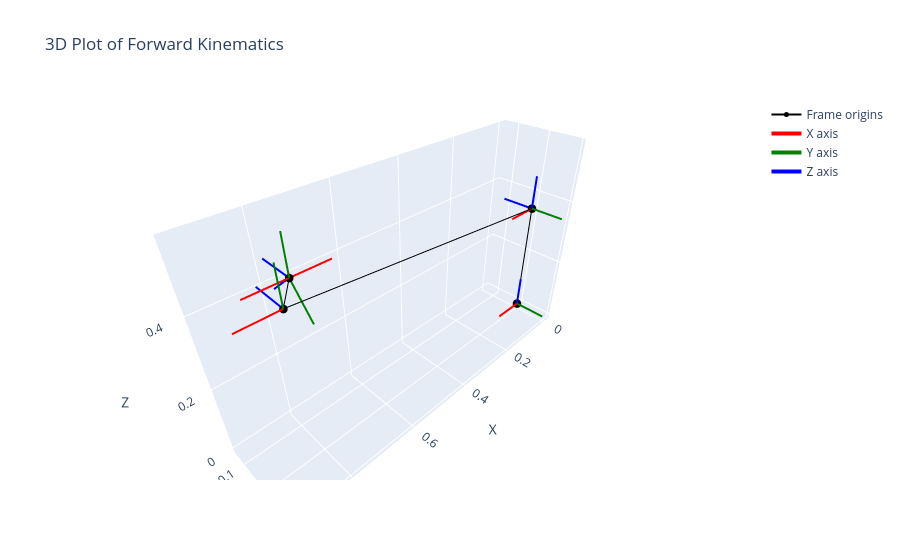

Notebook code for this chart:
### Code cell
# Creating a function

parameters = (d1, theta_y, theta_p, a_b, h_b, camera_beam_offset, camera_height, camera_offset_from_beam_centre, camera_angle_deg)

_var_d1 = 0.353
_var_theta_y = 0.0
_var_theta_p = 0.0
_var_a_b = 0.83
_var_h_b = 0.0761
_var_camera_beam_offset = -0.043
_var_camera_height = 0.029
_var_camera_offset_from_beam_centre = 0.04
_var_camera_angle_deg = 40

_ffk = sp.lambdify(parameters, Full_forward_kinematics, modules='numpy')

_fT01 = sp.lambdify(parameters, Individual_transformation_matrices[0], modules='numpy')
_fT12 = sp.lambdify(parameters, Individual_transformation_matrices[1], modules='numpy')
_fT23 = sp.lambdify(parameters, Individual_transformation_matrices[2], modules='numpy')
_fT34 = sp.lambdify(parameters, Individual_transformation_matrices[3], modules='numpy')
_ftT45 = sp.lambdify(parameters, Individual_transformation_matrices[4], modules='numpy')

# Example calculation
T_cam = _ffk(
    _var_d1,
    _var_theta_y,
    _var_theta_p,
    _var_a_b,
    _var_h_b,
    _var_camera_beam_offset,
    _var_camera_height,
    _var_camera_offset_from_beam_centre,
    _var_camera_angle_deg
)

print("=== Full Forward Kinematics ===")
print(T_cam)

# Checking
print("=== Checking the individual transformation matrices ===")

_fkin_args = (
    _var_d1,
    _var_theta_y,
    _var_theta_p,
    _var_a_b,
    _var_h_b,
    _var_camera_beam_offset,
    _var_camera_height,
    _var_camera_offset_from_beam_centre,
    _var_camera_angle_deg
)

T01 = _fT01(*_fkin_args)
T12 = _fT12(*_fkin_args)
T23 = _fT23(*_fkin_args)
T34 = _fT34(*_fkin_args)
T45 = _ftT45(*_fkin_args)

#Matrix multiplication
T_cam_check = T01 @ T12 @ T23 @ T34 @ T45

print(T_cam_check)
matrices_correct = False

if np.allclose(T_cam, T_cam_check):
    print("The individual transformation matrices are correct.")
    matrices_correct = True
else:
    raise ValueError("The individual transformation matrices are not correct. Please check the calculations.")


if matrices_correct:
    Base_coords = np.array([[1, 0, 0, 0], [0, 1, 0, 0], [0, 0, 1, 0], [0, 0, 0, 1]])

    Frame_coords = [Base_coords]

    # Calculating the coordinates of each frame
    F1_coords = T01 @ Base_coords
    F2_coords = T01 @ T12 @ Base_coords
    F3_coords = T01 @ T12 @ T23 @ Base_coords
    F4_coords = T01 @ T12 @ T23 @ T34 @ Base_coords
    Fcam_coords = T01 @ T12 @ T23 @ T34 @ T45 @ Base_coords

    Frame_coords.append(F1_coords)
    Frame_coords.append(F2_coords)
    Frame_coords.append(F3_coords)
    Frame_coords.append(F4_coords)
    Frame_coords.append(Fcam_coords)

# Plot frame origins and coordinate systems in 3D using Plotly
origins = np.array([frame[:3, 3] for frame in Frame_coords], dtype=float)
rotations = np.array([frame[:3, :3] for frame in Frame_coords], dtype=float)

fig = go.Figure()

# Plot frame origins
fig.add_trace(go.Scatter3d(
    x=origins[:, 0],
    y=origins[:, 1],
    z=origins[:, 2],
    mode='markers+lines',
    marker=dict(size=5),
    line=dict(color='black', width=2),
    name='Frame origins'
))

# Plot coordinate axes for each frame
axis_length = 0.1
axis_colors = ['red', 'green', 'blue']
axis_names = ['X axis', 'Y axis', 'Z axis']

for axis in range(3):
    x_values, y_values, z_values = [], [], []

    for origin, rotation in zip(origins, rotations):
        endpoint = origin + axis_length * rotation[:, axis]

        x_values.extend([origin[0], endpoint[0], None])
        y_values.extend([origin[1], endpoint[1], None])
        z_values.extend([origin[2], endpoint[2], None])

    fig.add_trace(go.Scatter3d(
        x=x_values,
        y=y_values,
        z=z_values,
        mode='lines',
        line=dict(color=axis_colors[axis], width=4),
        name=axis_names[axis]
    ))

fig.update_layout(
    scene=dict(
        xaxis_title='X',
        yaxis_title='Y',
        zaxis_title='Z',
        aspectmode='data'
    ),
    title='3D Plot of Forward Kinematics'
)

fig.show()

### Figure 1 — Plotly figure (JSON) as saved in the notebook; plotly's stock layout.template omitted (floating-point values rounded to 4 significant figures)
{"data": [{"line": {"color": "black", "width": 2}, "marker": {"size": 5}, "mode": "markers+lines", "name": "Frame origins", "type": "scatter3d", "x": [0.0, 0.0, 0.0, 0.83, 0.787, 0.787], "y": [0.0, 0.0, 0.0, 0.0, -0.04, -0.04], "z": [0.0, 0.353, 0.353, 0.4291, 0.4581, 0.4581]}, {"line": {"color": "red", "width": 4}, "mode": "lines", "name": "X axis", "type": "scatter3d", "x": [0, 0.1, null, 0, 0.1, null, 0, 0.1, null, 0.83, 0.93, null, 0.787, 0.887, null, 0.787, 0.687, null], "y": [0, 0, null, 0, 0, null, 0, 0, null, 0, 0, null, -0.04, -0.04, null, -0.04, -0.04, null], "z": [0, 0, null, 0.353, 0.353, null, 0.353, 0.353, null, 0.4291, 0.4291, null, 0.4581, 0.4581, null, 0.4581, 0.4581, null]}, {"line": {"color": "green", "width": 4}, "mode": "lines", "name": "Y axis", "type": "scatter3d", "x": [0, 0, null, 0, 0, null, 0, 0, null, 0.83, 0.83, null, 0.787, 0.787, null, 0.787, 0.787, null], "y": [0, 0.1, null, 0, 0.1, null, 0, 0, null, 0, 0, null, -0.04, -0.04, null, -0.04, 0.02428, null], "z": [0, 0, null, 0.353, 0.353, null, 0.353, 0.453, null, 0.4291, 0.5291, null, 0.4581, 0.5581, null, 0.4581, 0.3815, null]}, {"line": {"color": "blue", "width": 4}, "mode": "lines", "name": "Z axis", "type": "scatter3d", "x": [0, 0, null, 0, 0, null, 0, 0, null, 0.83, 0.83, null, 0.787, 0.787, null, 0.787, 0.787, null], "y": [0, 0, null, 0, 0, null, 0, -0.1, null, 0, -0.1, null, -0.04, -0.14, null, -0.04, -0.1166, null], "z": [0, 0.1, null, 0.353, 0.453, null, 0.353, 0.353, null, 0.4291, 0.4291, null, 0.4581, 0.4581, null, 0.4581, 0.3938, null]}], "layout": {"scene": {"aspectmode": "data", "xaxis": {"title": {"text": "X"}}, "yaxis": {"title": {"text": "Y"}}, "zaxis": {"title": {"text": "Z"}}}, "title": {"text": "3D Plot of Forward Kinematics"}}}
